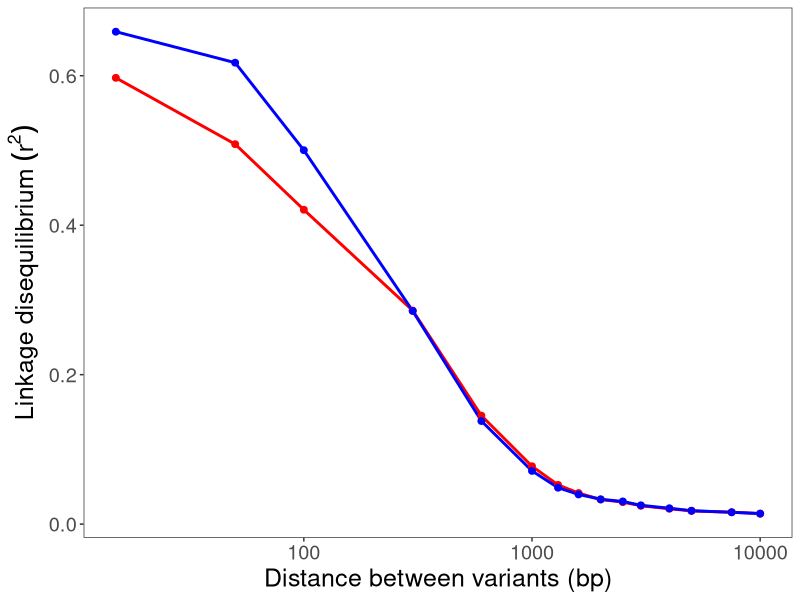

R code for this plot: (Note: this script raises an error after producing the figure.)
# Load modules
library(tidyverse)
library(viridis)

#### Figure 1: LD curves for s_ben = [0, 0.05] and s_del = [0, -10^-3]
global_ld_df <- read.csv("base_params_mean_r2_global.csv")
# To smooth out figure, use coarser distance bins
new_dist_bins <- c(15, 50, 100, 300, 600, 1000, 1300, 1600, 2000, 2500, 3000, 4000, 5000, 7500, 10000)
global_ld_df$coarse_bin <- new_dist_bins[ findInterval(global_ld_df$dist_bin, new_dist_bins, rightmost.closed = TRUE) + 1 ]

long_df_coarse <- global_ld_df %>%
  group_by(site_type, allele_freq, s_ben, theta, s_del, rho_exp, mu_exp, h_ben, h_del, coarse_bin) %>%
  summarise(
    mean_r2_weighted = sum(mean_r2 * num_pairs) / sum(num_pairs),
    total_pairs      = sum(num_pairs),
    .groups = "drop"
  )

# B-C: separate rN and rS curves
f1b <- ggplot(data = subset(long_df_coarse, allele_freq == "common" & s_ben == 0 & s_del == 0.001),
               aes(x = coarse_bin, 
                   y = mean_r2_weighted,
                   color = site_type)) +
  geom_line(linewidth = 1) +
  geom_point(size = 2) +
  scale_color_manual(values = c("nonsyn" = "red", 
                                  "syn" = "blue"),
                     labels = c("nonsyn" = "Nonsynonymous", 
                                "syn" = "Synonymous"),
                     name = "") +
  scale_x_continuous(trans = "log10") +
  theme_bw() +
  ylab(expression(Linkage~disequilibrium~(r^2))) +
  xlab("Distance between variants (bp)") +
  theme(panel.grid = element_blank(),
        text = element_text(size = 18),
        strip.background = element_blank(), strip.text = element_blank()) +
  theme(legend.position = "none")
ggsave("f1b_neutral_rnrs.png", rnrs, width = 6, height = 5, units = "in")

f1c <- ggplot(data = subset(long_df_coarse, allele_freq == "common" & s_ben == 0.05 & s_del == 0.001),
               aes(x = coarse_bin, 
                   y = mean_r2_weighted,
                   color = site_type)) +
  geom_line(linewidth = 1) +
  geom_point(size = 2) +
  scale_color_manual(values = c("nonsyn" = "red", 
                                  "syn" = "blue"),
                     labels = c("nonsyn" = "Nonsynonymous", 
                                "syn" = "Synonymous"),
                     name = "") +
  scale_x_continuous(trans = "log10") +
  theme_bw() +
  ylab(expression(Linkage~disequilibrium~(r^2))) +
  xlab("Distance between variants (bp)") +
  theme(panel.grid = element_blank(),
        text = element_text(size = 18),
        strip.background = element_blank(), strip.text = element_blank()) +
  theme(legend.position = "inside",
       legend.position.inside = c(0.8, 0.85))
ggsave("f1c_sweep_rnrs.png", rnrs, width = 6, height = 5, units = "in")

# D-E: rN - rS curves
global_df_wide <- pivot_wider(long_df_coarse, 
                              id_cols = c(allele_freq, coarse_bin, s_ben, theta, s_del, rho_exp, mu_exp, h_ben, h_del), 
                              names_from = site_type, 
                              values_from = mean_r2_weighted,
                              values_fn = mean)
global_df_wide$delta_r2 <- global_df_wide$nonsyn - global_df_wide$syn

f1d <- ggplot(data = subset(global_df_wide, allele_freq == "common" & s_ben == 0 & s_del != 0.01),
               aes(x = coarse_bin, 
                   y = delta_r2,
                   color = as.factor(s_del))) +
  geom_hline(yintercept = 0,
             color = "grey",
             linetype = "dashed") +
  geom_line(linewidth = 1) +
  geom_point(size = 2) +
  scale_color_manual(values = c("#440154", "#5ec962"),
                     labels = c("0", expression(-10^-3)),
                     name = expression(s[del])) +
  scale_x_continuous(trans = "log10") +
  theme_bw() +
  ylab(expression(rN^2~-~rS^2)) +
  xlab("Distance between variants (bp)") +
  coord_cartesian(ylim = c(-0.2, 0.2)) +
  theme(panel.grid = element_blank(),
        text = element_text(size = 18),
        strip.background = element_blank(), strip.text = element_blank()) +
  theme(legend.position = "none")
ggsave("f1d_nosweep_delta.png", f1d, width = 6, height = 5, units = "in")

f1e <- ggplot(data = subset(global_df_wide, allele_freq == "common" & s_ben == 0.05 & s_del != 0.01),
               aes(x = coarse_bin, 
                   y = delta_r2,
                   color = as.factor(s_del))) +
  geom_hline(yintercept = 0,
             color = "grey",
             linetype = "dashed") +
  geom_line(linewidth = 1) +
  geom_point(size = 2) +
  scale_color_manual(values = c("#440154", "#5ec962"),
                     labels = c("0", expression(-10^-3)),
                     name = expression(s[del])) +
  scale_x_continuous(trans = "log10") +
  theme_bw() +
  ylab(expression(rN^2~-~rS^2)) +
  xlab("Distance between variants (bp)") +
  coord_cartesian(ylim = c(-0.2, 0.2)) +
  theme(panel.grid = element_blank(),
        text = element_text(size = 18),
        strip.background = element_blank(), strip.text = element_blank()) +
  theme(legend.position = "inside",
        legend.position.inside = c(0.9, 0.2))
ggsave("f1e_sweep_delta.png", f1e, width = 6, height = 5, units = "in")
